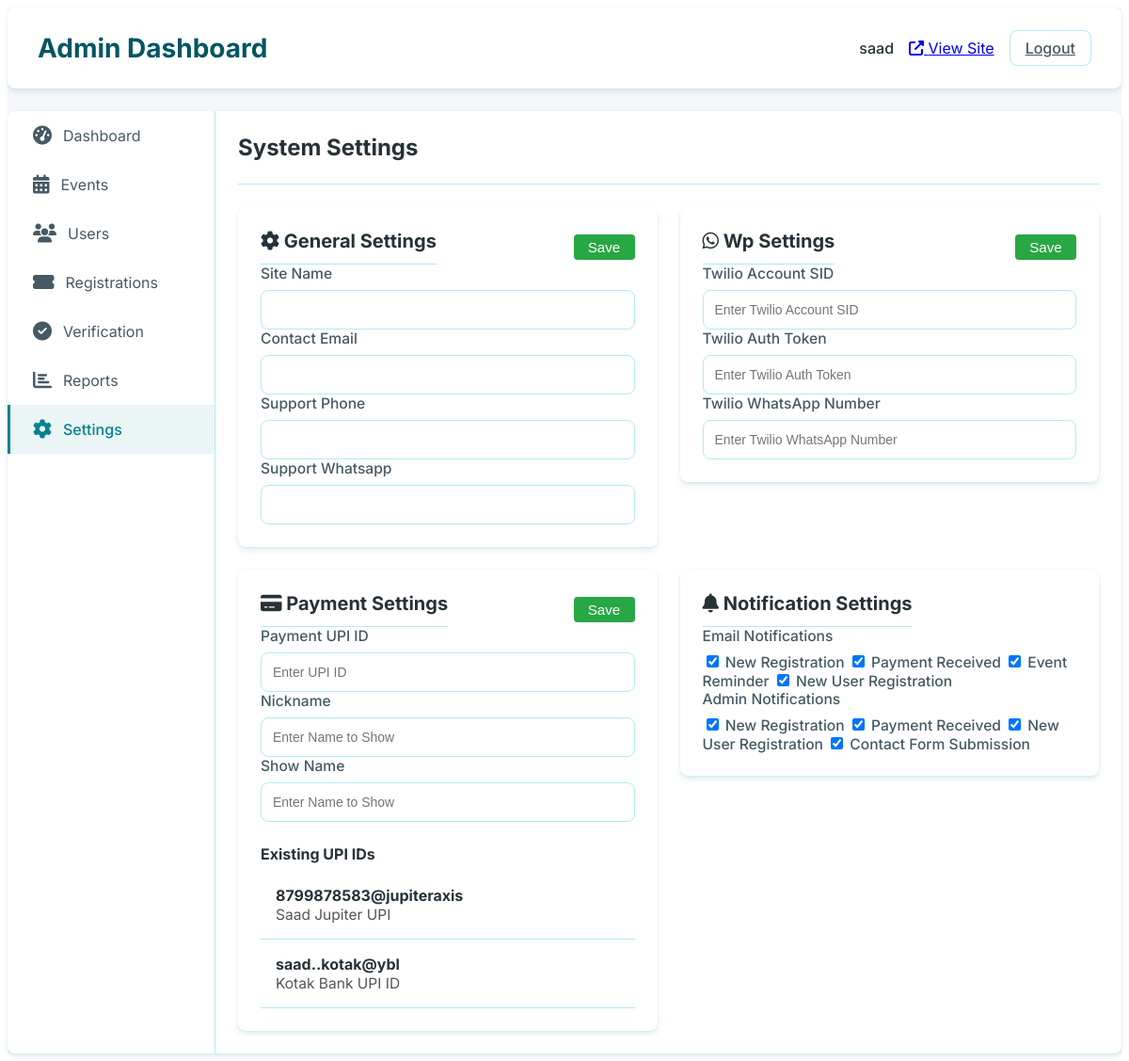
The page /superadmin/dashboard/settings/ (signed in) on the database as committed earlier.
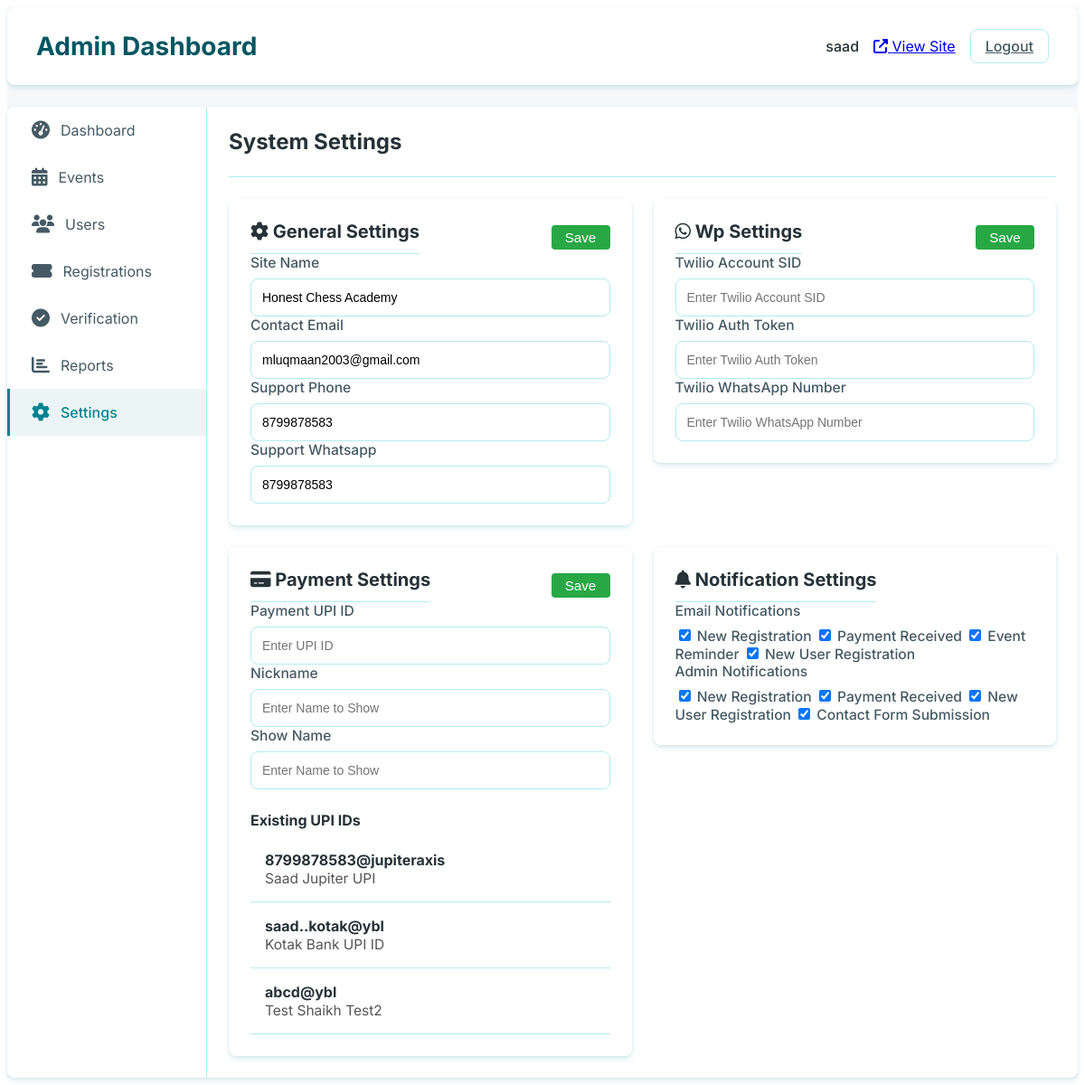
The same page on the database as committed later.
### app/models.py (models this page shows, shortened)
class Upis(models.Model):
    upi_id = models.CharField(max_length=100, unique=True, help_text="UPI ID for payment collection")
    nickname = models.CharField(max_length=100,blank=True,null=True, unique=True, help_text="Nickname for the UPI ID")
    name = models.CharField(max_length=100, help_text="Name associated with the UPI ID")
    created_at = models.DateTimeField(auto_now_add=True)
    updated_at = models.DateTimeField(auto_now=True)

class EventData(models.Model):
    name = models.CharField(max_length=80, blank=True, null=True)
    email = models.EmailField(max_length=50, blank=True, null=True)
    phone = models.CharField(max_length=15, blank=True, null=True)
    wp = models.CharField(max_length=15, blank=True, null=True)
    add = models.CharField(max_length=150, blank=True, null=True)

### app/View/admin/admin_setting.py (the view, shortened to what this page needs)
# urls.py: path('superadmin/dashboard/settings/', admin_settings, name='admin_settings'),
@login_required
def admin_settings(request):
    org = EventData.objects.filter(id=0).first()
    upis = Upis.objects.all()
    context = {
        'org': org,
        'upis': upis,
        'active_tab': 'settings'
    }
    return render(request, 'admin/settings.html', context)

### templates/admin/settings.html (shortened to what the changed rows need)
{% extends 'admin/base_admin.html' %}
{% load static %}
{% block content %}
<div class="admin-tab active">
    <div class="tab-header">
        <h2>System Settings</h2>
    </div>
    <div class="settings-container">
        <form class="admin-form" id="general-settings-form" method="post">
            <div class="settings-card">
                <div class="form-group">
                    <label for="site_name">Site Name</label>
                    <input type="text" id="site_name" name="site_name" value="{{org.name}}" required>
                </div>
                <div class="form-group">
                    <label for="contact_email">Contact Email</label>
                    <input type="email" id="contact_email" name="contact_email" value="{{org.email}}" required>
                </div>
                <div class="form-group">
                    <label for="support_phone">Support Phone</label>
                    <input type="text" id="support_phone" name="support_phone" value="{{org.phone}}">
                </div>
                <div class="form-group">
                    <label for="support_wp">Support Whatsapp</label>
                    <input type="text" id="support_wp" name="support_wp" value="{{org.wp}}">
                </div>
            </div>
        </form>
        <form class="admin-form" id="payment-settings-form" method="post">
            <div class="settings-card">
                <div class="upi-list" style="margin-top: 1.5rem;">
                    <table class="admin-table">
                        <tbody>
                            {% for upi in upis %}
                            <tr>
                                <td style="font-weight: bold; vertical-align: top;">
                                    {{ upi.upi_id }}<br>
                                    <span style="font-weight: normal; color: #555; font-size: 0.97em;">{{ upi.name }}</span>
                                </td>
                            </tr>
                            {% empty %}
                            <tr>
                                <td colspan="1" class="text-center">No UPI IDs found</td>
                            </tr>
                            {% endfor %}
                        </tbody>
                    </table>
                </div>
            </div>
        </form>
    </div>
</div>
{% endblock %}

Rows that differ between the two databases and show on the page:
added EventData: site_name "Honest Chess Academy", contact_email "mluqmaan2003@gmail.com", support_phone "8799878583", support_wp "8799878583"
added Upis: upi_id "abcd@ybl", name "Test Shaikh Test2"
